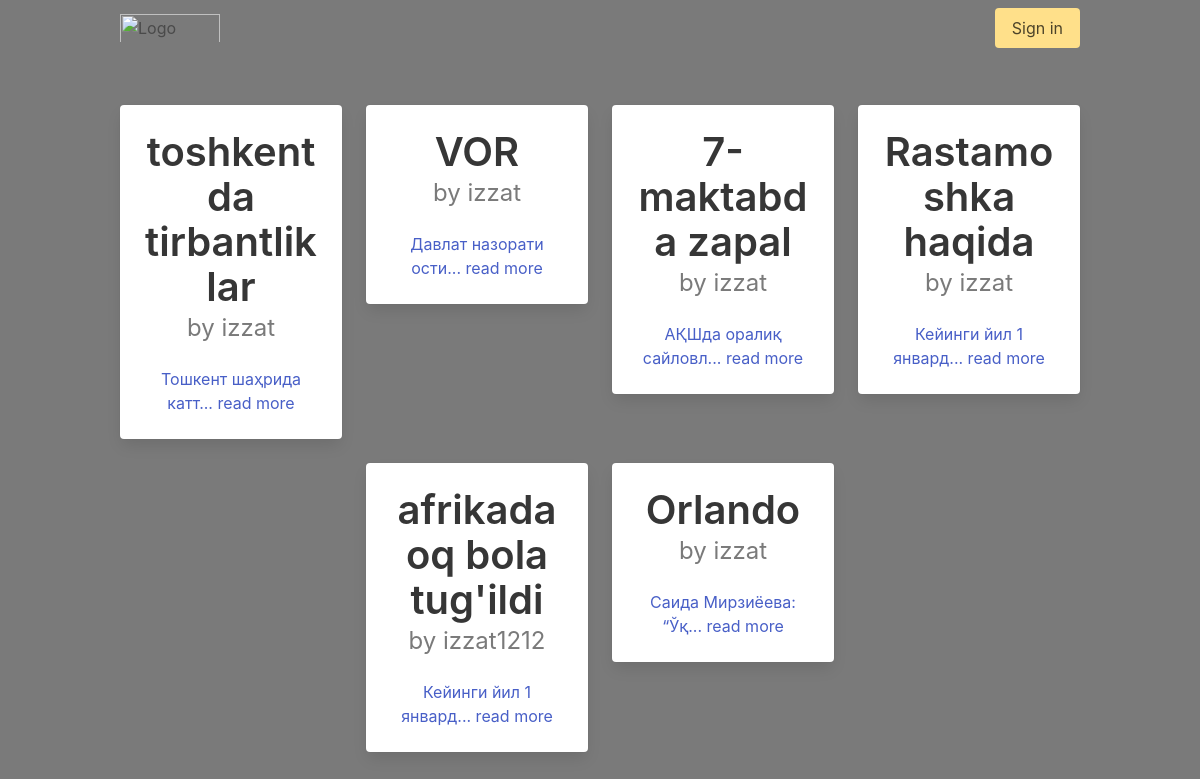
The page / on the database its author committed.
### crud/models.py (models this page shows, shortened)
class Article(models.Model):
    title = models.CharField(max_length=255)
    text = models.TextField()
    slug = models.SlugField(unique=True)
    data = models.DateField(auto_now = True)
    thumb = models.ImageField(blank = True)
    author = models.ForeignKey(User,default=None,on_delete=models.CASCADE)
    likes = models.ManyToManyField(User, related_name='article_likes')
    dislakes = models.ManyToManyField(User , related_name='article_dislakes')
    def snippet(self):
        return self.text[:20] + '... read more'

### crud/views.py (the view)
# urls.py: path("",article_func , name='article_func'),
def article_func(request):
    search = request.GET.get('search')
    articles = Article.objects.all()
    articles = articles.filter(Q(title__icontains=search) | Q(text__icontains=search)) if search else articles
    return render(request, 'articles_list.html', {'articles':articles})

### templates/articles_list.html (shortened to what this page needs)
{% extends 'base.html' %}
{% load static %}
{% block content %}
<div class="container">
    <div class="columns is-centered is-multiline">
        {% for article in articles %}
        <div class="column is-3 ">
            <div class="card has-text-centered">
                <div class="card-content">
                    <div class="media">
                        <div class="media-content">
                            <p class="title has-text-dark is-2">
                                {{ article.title }}
                            </p>
                            {% if user == article.author %}
                            <p class="subtitle is-4 has-text-grey">
                                by you
                            </p>
                            {% else %}
                            <p class="subtitle is-4 has-text-grey">
                                by {{ article.author }}
                            </p>
                            {% endif %}
                        </div>
                    </div>
                    <div class="content ">
                        <a href="{% url 'article_detail' article.slug %}">
                            {{ article.snippet }}
                        </a>
                        <br>
                    </div>
                </div>
            </div>
        </div>
        {% endfor %}
    </div>
</div>
{% endblock %}

### rows shown on the page
Article: title "toshkentda tirbantliklar", author "izzat", snippet "Тошкент шаҳрида катт... read more"
Article: title "VOR", author "izzat", snippet "Давлат назорати ости... read more"
Article: title "7-maktabda zapal", author "izzat", snippet "АҚШда оралиқ сайловл... read more"
Article: title "Rastamoshka haqida", author "izzat", snippet "Кейинги йил 1 январд... read more"
Article: title "afrikada oq bola tug'ildi", author "izzat1212", snippet "Кейинги йил 1 январд... read more"
Article: title "Orlando", author "izzat", snippet "Саида Мирзиёева: “Ўқ... read more"
